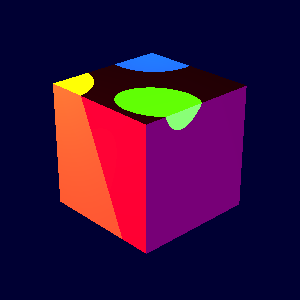

The Python source for this figure:
#!/usr/bin/env python

# Import a glTF file with KHR_lights_punctual extension and render.

import os

import vtkmodules.vtkInteractionStyle  # noqa: F401
import vtkmodules.vtkRenderingFreeType  # noqa: F401
import vtkmodules.vtkRenderingOpenGL2  # noqa: F401

from vtkmodules.vtkIOImport import vtkGLTFImporter
from vtkmodules.vtkRenderingCore import (
    vtkRenderWindow,
    vtkRenderWindowInteractor,
    vtkRenderer,
)

# Source
data_dir = os.environ.get("VPE_DATA_DIR", os.path.dirname(os.path.abspath(__file__)))

# Import glTF
gltf_importer = vtkGLTFImporter()
gltf_importer.SetFileName(os.path.join(data_dir, "glTF", "Lights", "lights.gltf"))
gltf_importer.ImportArmatureOn()
gltf_importer.SetCamera(0)

# Renderer
renderer = vtkRenderer()
renderer.SetBackground(0.0, 0.0, 0.2)

# Render window
render_window = vtkRenderWindow()
render_window.AddRenderer(renderer)
render_window.SetWindowName("gltf importer khr lights punctual")
render_window.SetMultiSamples(0)
render_window.SetSize(300, 300)

# Interactor
interactor = vtkRenderWindowInteractor()
interactor.SetRenderWindow(render_window)

gltf_importer.SetRenderWindow(render_window)
gltf_importer.Update()

interactor.Initialize()
interactor.Start()
